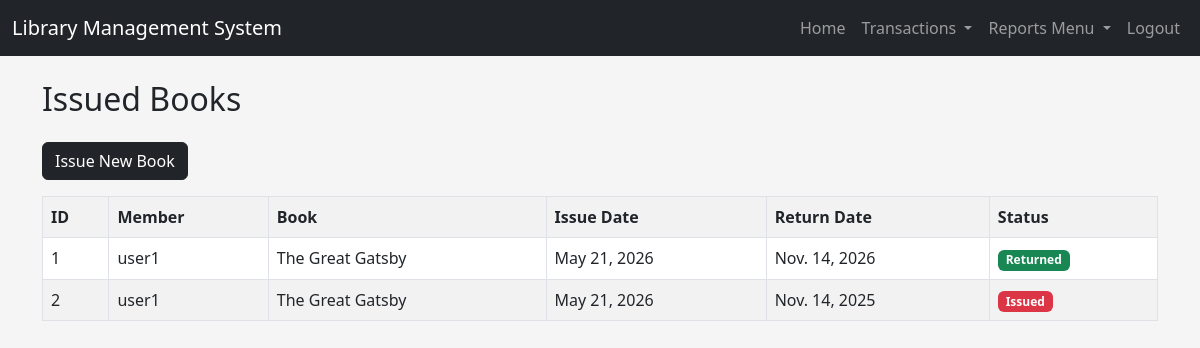
Page /issues/ (signed in) on the committed database.
### library/models.py (models this page shows, shortened)
class IssueBook(models.Model):
    member = models.ForeignKey(Member, on_delete=models.CASCADE)
    book = models.ForeignKey(Book, on_delete=models.CASCADE)
    issue_date = models.DateField()
    return_date = models.DateField()
    returned = models.BooleanField(default=False)
    fine = models.DecimalField(max_digits=8,
                           decimal_places=2,
                           default=0)
    fine_paid = models.BooleanField(default=False)

class Member(models.Model):
    user = models.OneToOneField(User, on_delete=models.CASCADE)
    membership = models.ForeignKey(Membership, on_delete=models.SET_NULL, null=True)
    phone = models.CharField(max_length=15)

class Book(models.Model):
    title = models.CharField(max_length=200)
    author = models.CharField(max_length=100)
    category = models.CharField(max_length=100)
    quantity = models.IntegerField()
    available = models.IntegerField()

### library/views.py (the view)
# urls.py: path('issues/',
@login_required
def issues(request):
    issues = IssueBook.objects.all()
    return render(request,
                  'issues.html',
                  {'issues': issues})

### library/templates/issues.html
{% extends 'base.html' %}
{% block content %}
<h2 class="mb-4">
    Issued Books
</h2>
<div class="mb-3">
    <a href="/issue-book/"
       class="btn btn-dark">
        Issue New Book
    </a>
</div>
<table class="table table-bordered table-striped">
    <tr>
        <th>ID</th>
        <th>Member</th>
        <th>Book</th>
        <th>Issue Date</th>
        <th>Return Date</th>
        <th>Status</th>
    </tr>
    {% for issue in issues %}
    <tr>
        <td>{{ issue.id }}</td>
        <td>{{ issue.member.user.username }}</td>
        <td>{{ issue.book.title }}</td>
        <td>{{ issue.issue_date }}</td>
        <td>{{ issue.return_date }}</td>
        <td>
            {% if issue.returned %}
                <span class="badge bg-success">
                    Returned
                </span>
            {% else %}
                <span class="badge bg-danger">
                    Issued
                </span>
            {% endif %}
        </td>
    </tr>
    {% endfor %}
</table>
{% endblock %}

### library/templates/base.html (shortened to what this page needs)
<!DOCTYPE html>
<html>
<head>
    <link href="https://cdn.jsdelivr.net/npm/bootstrap@5.3.0/dist/css/bootstrap.min.css" rel="stylesheet">
</head>
<body>
<nav class="navbar navbar-expand-lg navbar-dark bg-dark">
    <div class="container-fluid">
        <a class="navbar-brand" href="/">
            Library Management System
        </a>
        <div class="collapse navbar-collapse"
             id="navbarNav">
            <ul class="navbar-nav ms-auto">
    <li class="nav-item">
        <a class="nav-link" href="/">
            Home
        </a>
    </li>
    <li class="nav-item dropdown">
        <a class="nav-link dropdown-toggle"
           href="#"
           role="button"
           data-bs-toggle="dropdown">
            Transactions
        </a>
    </li>
    <li class="nav-item dropdown">
        <a class="nav-link dropdown-toggle"
           href="#"
           role="button"
           data-bs-toggle="dropdown">
            Reports Menu
        </a>
    </li>
    <li class="nav-item">
        <a class="nav-link"
           href="/logout">
            Logout
        </a>
    </li>
</ul>
        </div>
    </div>
</nav>
<div class="container mt-4">
    {% block content %}
    {% endblock %}
</div>
</body>
</html>

### library/templates/base.html (style rules this page uses)
body { background-color:#f5f5f5; }

### rows in the picture
IssueBook: id "1", member.user.username "user1", book "The Great Gatsby", issue_date "May 21, 2026", return_date "Nov. 14, 2026", returned "Returned"
IssueBook: id "2", member.user.username "user1", book "The Great Gatsby", issue_date "May 21, 2026", return_date "Nov. 14, 2025", returned "Issued"
